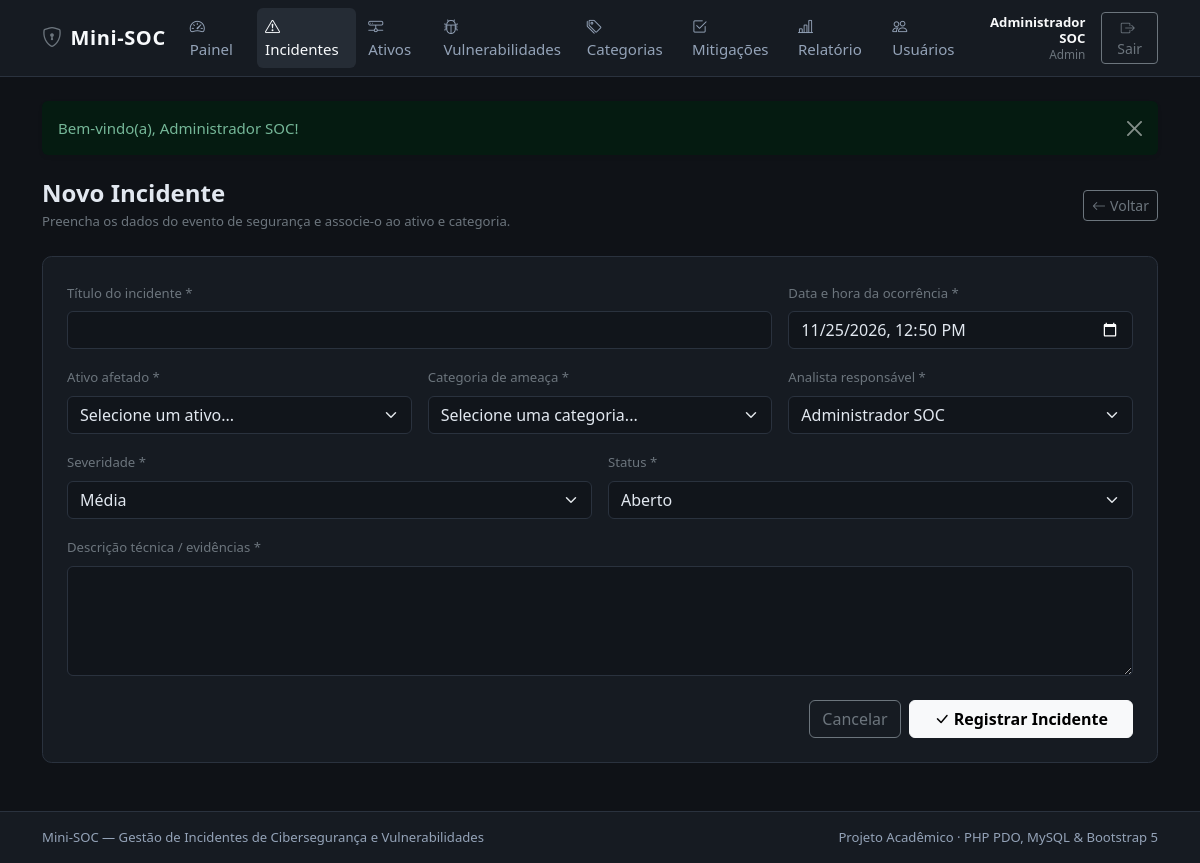
Page /modules/incidentes/form.php (signed in) on the committed database.
### tables this page shows
CREATE TABLE IF NOT EXISTS usuarios (
    id INT AUTO_INCREMENT PRIMARY KEY,
    nome VARCHAR(100) NOT NULL,
    email VARCHAR(120) NOT NULL UNIQUE,
    senha_hash VARCHAR(255) NOT NULL,
    perfil ENUM('admin', 'analista') NOT NULL DEFAULT 'analista',
    criado_em DATETIME NOT NULL DEFAULT CURRENT_TIMESTAMP
);

### modules/incidentes/form.php (the view, shortened to what this page needs)
<?php
require_once __DIR__ . '/../../config/auth.php';
$pdo = conectar_banco();
$usuarioAtual = usuario_logado();
$id = isset($_GET['id']) ? (int) $_GET['id'] : 0;
$editando = ($id > 0);
$severidades = ['Baixa', 'Media', 'Alta', 'Critica'];
$listaStatus = ['Aberto', 'Em Analise', 'Contido', 'Resolvido'];
$usuarios   = $pdo->query('SELECT id, nome FROM usuarios ORDER BY nome')->fetchAll();
$dados = [
    'titulo'          => '',
    'descricao'       => '',
    'severidade'      => 'Media',
    'status'          => 'Aberto',
    'data_ocorrencia' => date('Y-m-d\TH:i'),
    'ativo_id'        => '',
    'categoria_id'    => '',
    'usuario_id'      => (string) ($usuarioAtual['id'] ?? ''),
];
$tituloPagina = $editando ? 'Editar Incidente #' . $id : 'Novo Incidente';
$menuAtivo = 'incidentes';
require_once __DIR__ . '/../../includes/header.php';
?>
<div class="d-flex justify-content-between align-items-center mb-4">
    <div>
        <h1 class="h4 fw-semibold mb-1"><?= e($tituloPagina) ?></h1>
        <p class="text-secondary small mb-0">Preencha os dados do evento de segurança e associe-o ao ativo e categoria.</p>
    </div>
    <a href="<?= e(base_url('modules/incidentes/index.php')) ?>" class="btn btn-outline-secondary btn-sm">
        <i class="bi bi-arrow-left me-1"></i>Voltar
    </a>
</div>
<div class="card soc-card mb-4">
    <div class="card-body p-4">
        <form method="post" action="" class="row g-3">
            <div class="col-md-8">
                <label for="titulo" class="form-label small text-secondary">Título do incidente *</label>
                <input type="text" class="form-control" id="titulo" name="titulo" value="<?= e($dados['titulo']) ?>" maxlength="150" required>
            </div>
            <div class="col-md-4">
                <label for="data_ocorrencia" class="form-label small text-secondary">Data e hora da ocorrência *</label>
                <input type="datetime-local" class="form-control" id="data_ocorrencia" name="data_ocorrencia" value="<?= e($dados['data_ocorrencia']) ?>" required>
            </div>
            <div class="col-md-4">
                <label for="ativo_id" class="form-label small text-secondary">Ativo afetado *</label>
                <select class="form-select" id="ativo_id" name="ativo_id" required>
                    <option value="">Selecione um ativo...</option>
                </select>
            </div>
            <div class="col-md-4">
                <label for="categoria_id" class="form-label small text-secondary">Categoria de ameaça *</label>
                <select class="form-select" id="categoria_id" name="categoria_id" required>
                    <option value="">Selecione uma categoria...</option>
                </select>
            </div>
            <div class="col-md-4">
                <label for="usuario_id" class="form-label small text-secondary">Analista responsável *</label>
                <select class="form-select" id="usuario_id" name="usuario_id" required>
                    <?php foreach ($usuarios as $usr): ?>
                        <option value="<?= (int) $usr['id'] ?>" <?= $dados['usuario_id'] === (string) $usr['id'] ? 'selected' : '' ?>>
                            <?= e($usr['nome']) ?>
                        </option>
                    <?php endforeach; ?>
                </select>
            </div>
            <div class="col-md-6">
                <label for="severidade" class="form-label small text-secondary">Severidade *</label>
                <select class="form-select" id="severidade" name="severidade" required>
                    <?php foreach ($severidades as $sev): ?>
                        <option value="<?= e($sev) ?>" <?= $dados['severidade'] === $sev ? 'selected' : '' ?>>
                            <?= e(rotulo_severidade($sev)) ?>
                        </option>
                    <?php endforeach; ?>
                </select>
            </div>
            <div class="col-md-6">
                <label for="status" class="form-label small text-secondary">Status *</label>
                <select class="form-select" id="status" name="status" required>
                    <?php foreach ($listaStatus as $st): ?>
                        <option value="<?= e($st) ?>" <?= $dados['status'] === $st ? 'selected' : '' ?>>
                            <?= e(rotulo_status($st)) ?>
                        </option>
                    <?php endforeach; ?>
                </select>
            </div>
            <div class="col-12">
                <label for="descricao" class="form-label small text-secondary">Descrição técnica / evidências *</label>
                <textarea class="form-control" id="descricao" name="descricao" rows="4" required><?= e($dados['descricao']) ?></textarea>
            </div>
            <div class="col-12 d-flex justify-content-end gap-2 pt-2">
                <a href="<?= e(base_url('modules/incidentes/index.php')) ?>" class="btn btn-outline-secondary">Cancelar</a>
                <button type="submit" class="btn btn-light fw-semibold px-4">
                    <i class="bi bi-check-lg me-1"></i><?= $editando ? 'Salvar Alterações' : 'Registrar Incidente' ?>
                </button>
            </div>
        </form>
    </div>
</div>
<?php require_once __DIR__ . '/../../includes/footer.php'; ?>

### includes/header.php (shortened to what this page needs)
<?php
$tituloPagina = $tituloPagina ?? 'Mini-SOC';
$menuAtivo = $menuAtivo ?? '';
$usuario = usuario_logado();
?>
<!DOCTYPE html>
<html lang="pt-BR" data-bs-theme="dark">
<head>
    <link href="https://cdn.jsdelivr.net/npm/bootstrap@5.3.3/dist/css/bootstrap.min.css" rel="stylesheet">
    <link href="https://cdn.jsdelivr.net/npm/bootstrap-icons@1.11.3/font/bootstrap-icons.min.css" rel="stylesheet">
    <link href="<?= e(base_url('assets/css/style.css')) ?>" rel="stylesheet">
</head>
<body>
<nav class="navbar navbar-expand-lg soc-navbar sticky-top">
    <div class="container-xl">
        <a class="navbar-brand d-flex align-items-center gap-2" href="<?= e(base_url('index.php')) ?>">
            <i class="bi bi-shield-lock text-secondary"></i>
            <span>Mini-SOC</span>
        </a>
        <div class="collapse navbar-collapse" id="navbarSoc">
            <ul class="navbar-nav me-auto mb-2 mb-lg-0 gap-lg-1">
                <li class="nav-item">
                    <a class="nav-link <?= $menuAtivo === 'painel' ? 'active' : '' ?>" href="<?= e(base_url('index.php')) ?>">
                        <i class="bi bi-speedometer2 me-1"></i>Painel
                    </a>
                </li>
                <li class="nav-item">
                    <a class="nav-link <?= $menuAtivo === 'incidentes' ? 'active' : '' ?>" href="<?= e(base_url('modules/incidentes/index.php')) ?>">
                        <i class="bi bi-exclamation-triangle me-1"></i>Incidentes
                    </a>
                </li>
                <li class="nav-item">
                    <a class="nav-link <?= $menuAtivo === 'ativos' ? 'active' : '' ?>" href="<?= e(base_url('modules/ativos/index.php')) ?>">
                        <i class="bi bi-hdd-network me-1"></i>Ativos
                    </a>
                </li>
                <li class="nav-item">
                    <a class="nav-link <?= $menuAtivo === 'vulnerabilidades' ? 'active' : '' ?>" href="<?= e(base_url('modules/vulnerabilidades/index.php')) ?>">
                        <i class="bi bi-bug me-1"></i>Vulnerabilidades
                    </a>
                </li>
                <li class="nav-item">
                    <a class="nav-link <?= $menuAtivo === 'categorias' ? 'active' : '' ?>" href="<?= e(base_url('modules/categorias/index.php')) ?>">
                        <i class="bi bi-tags me-1"></i>Categorias
                    </a>
                </li>
                <li class="nav-item">
                    <a class="nav-link <?= $menuAtivo === 'mitigacoes' ? 'active' : '' ?>" href="<?= e(base_url('modules/mitigacoes/index.php')) ?>">
                        <i class="bi bi-check2-square me-1"></i>Mitigações
                    </a>
                </li>
                <li class="nav-item">
                    <a class="nav-link <?= $menuAtivo === 'relatorios' ? 'active' : '' ?>" href="<?= e(base_url('relatorios/consolidado.php')) ?>">
                        <i class="bi bi-bar-chart-line me-1"></i>Relatório
                    </a>
                </li>
                <li class="nav-item">
                    <a class="nav-link <?= $menuAtivo === 'usuarios' ? 'active' : '' ?>" href="<?= e(base_url('modules/usuarios/index.php')) ?>">
                        <i class="bi bi-people me-1"></i>Usuários
                    </a>
                </li>
            </ul>
            <?php if ($usuario !== null): ?>
                <div class="d-flex align-items-center gap-3">
                    <div class="text-end d-none d-xl-block lh-sm">
                        <div class="small fw-semibold text-light"><?= e($usuario['nome']) ?></div>
                        <div class="text-secondary" style="font-size: 0.74rem;"><?= e(ucfirst($usuario['perfil'])) ?></div>
                    </div>
                    <a href="<?= e(base_url('modules/auth/logout.php')) ?>" class="btn btn-outline-secondary btn-sm">
                        <i class="bi bi-box-arrow-right me-1"></i>Sair
                    </a>
                </div>
            <?php endif; ?>
        </div>
    </div>
</nav>
<main class="container-xl py-4">

### assets/css/style.css (style rules this page uses)
:root { --soc-bg: #0f1217; --soc-surface: #161b22; --soc-surface-elevated: #1c222b; --soc-border: #2a323e; --soc-text: #e2e8f0; --soc-muted: #94a3b8; --soc-accent: #64748b; }
body { background-color: var(--soc-bg); color: var(--soc-text); min-height: 100vh; display: flex; flex-direction: column; font-size: 0.94rem; }
main { flex: 1 0 auto; }
.soc-navbar { background-color: var(--soc-surface); border-bottom: 1px solid var(--soc-border); }
.soc-navbar .navbar-brand { font-weight: 600; letter-spacing: 0.03em; color: #f8fafc; }
.soc-navbar .nav-link { color: var(--soc-muted); font-weight: 500; padding: 0.45rem 0.75rem; border-radius: 0.375rem; transition: background-color 0.15s ease, color 0.15s ease; }
.soc-navbar .nav-link:hover, .soc-navbar .nav-link.active { color: #f8fafc; background-color: rgba(148, 163, 184, 0.12); }
.soc-card { background-color: var(--soc-surface); border: 1px solid var(--soc-border); border-radius: 0.6rem; }
.form-control, .form-select { background-color: #11151b; border-color: var(--soc-border); color: var(--soc-text); }

### rows in the picture
usuarios: nome "Administrador SOC", data_ocorrencia "11/25/2026 12:50", severidade "Média", status "Aberto"

### other values in the picture
$usuario['perfil'] "Admin"
$mensagem "Bem-vindo(a), Administrador SOC!"
$tituloPagina "Novo Incidente"
form field usuario_id "Administrador SOC"
